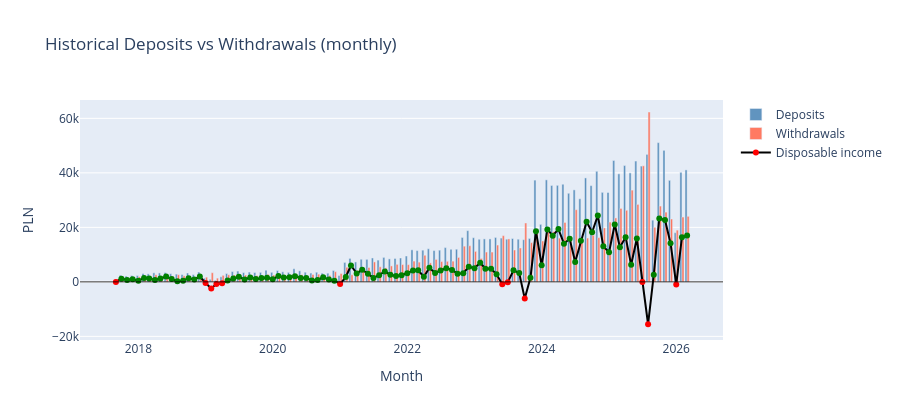

Notebook code cell kept with this figure:
### Markdown cell above
## Step 9 — Historical deposits vs withdrawals chart

Red months = disposable income was negative (withdrawals exceeded income).

### Code cell
fig_split = go.Figure()

fig_split.add_trace(go.Bar(
    x=cashflow_split["ds"],
    y=cashflow_split["deposits"],
    name="Deposits",
    marker_color="steelblue",
    opacity=0.85,
))
fig_split.add_trace(go.Bar(
    x=cashflow_split["ds"],
    y=cashflow_split["withdrawals"],
    name="Withdrawals",
    marker_color="tomato",
    opacity=0.85,
))
# Disposable income as a line
di_colors = cashflow_split["disposable_income"].map(lambda v: "green" if v >= 0 else "red")
fig_split.add_trace(go.Scatter(
    x=cashflow_split["ds"],
    y=cashflow_split["disposable_income"],
    name="Disposable income",
    mode="lines+markers",
    line=dict(color="black", width=2),
    marker=dict(color=di_colors, size=6),
))
fig_split.add_hline(y=0, line_color="black", line_width=0.8)
fig_split.update_layout(
    title="Historical Deposits vs Withdrawals (monthly)",
    xaxis_title="Month",
    yaxis_title="PLN",
    barmode="group",
    hovermode="x unified",
    height=420,
)
fig_split.show()
